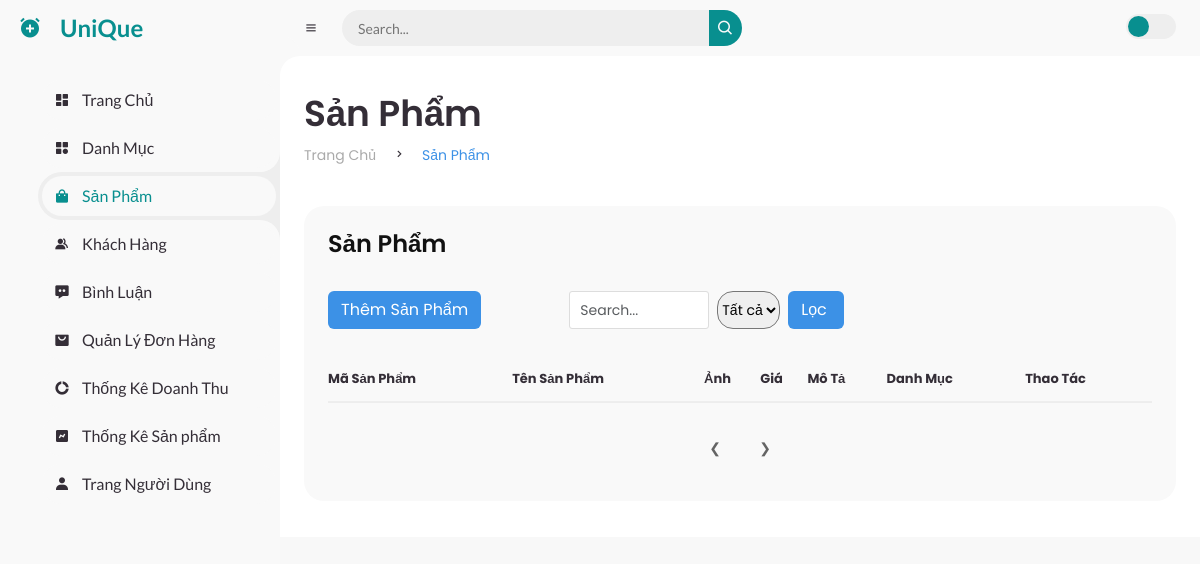
The page /admin/index.php?act=listsp on the database as committed earlier.
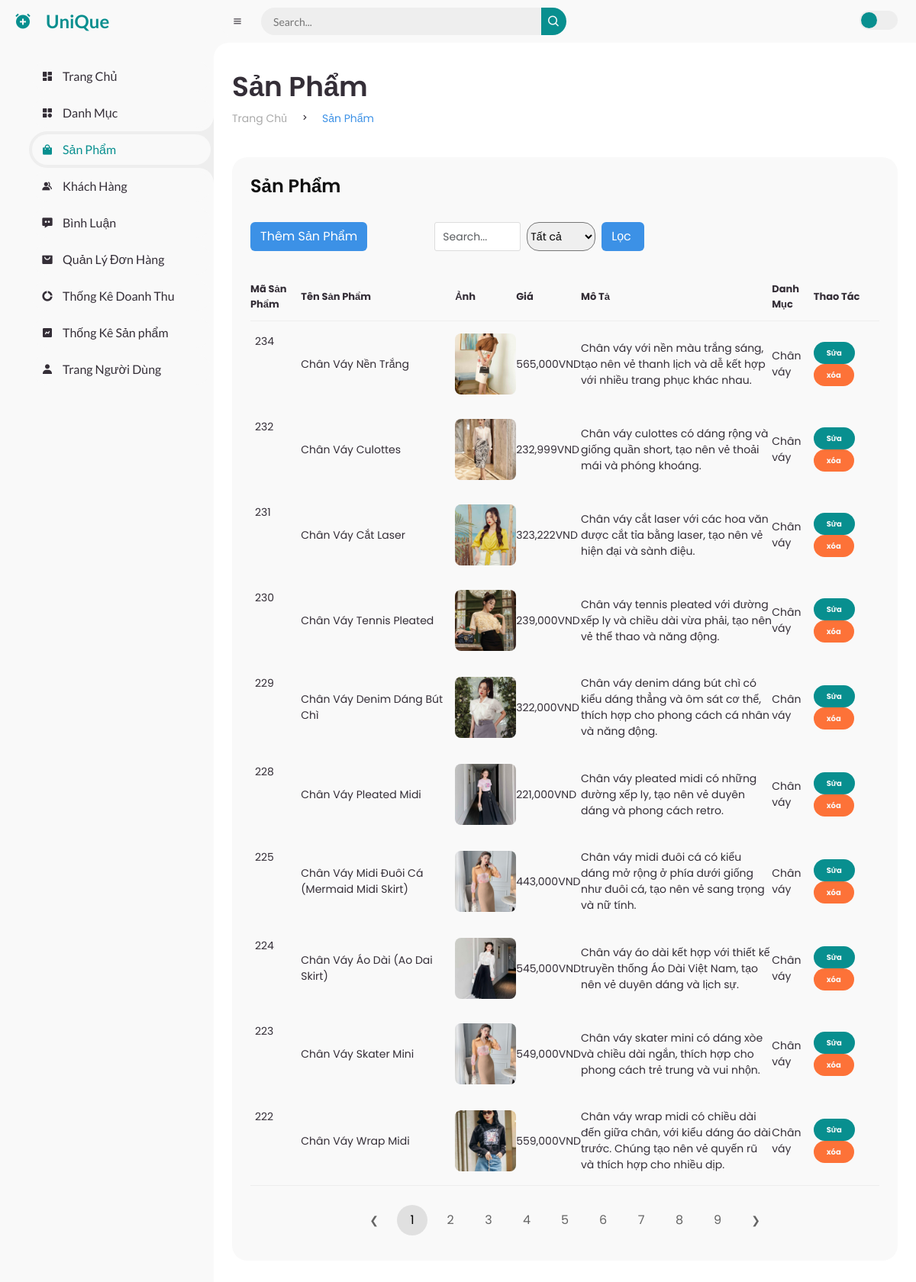
The same page on the database as committed later.
### tables this page shows
CREATE TABLE `product` (
  `product_id` int(11) NOT NULL,
  `product_name` varchar(100) NOT NULL,
  `image` text NOT NULL,
  `price` int(11) NOT NULL,
  `description` text NOT NULL,
  `category_id` int(11) NOT NULL,
  `is_hidden` tinyint(1) DEFAULT 0
);

CREATE TABLE `categories` (
  `category_id` int(11) NOT NULL,
  `category_name` varchar(100) NOT NULL,
  `status` int(11) NOT NULL
);

### Models/connect.php (called while the page is built, shortened)
<?php
function pdo_get_connection(){
    $servername = "localhost";
    $username = "root";
    $password = "";
    try {
    $conn = new PDO("mysql:host=$servername;dbname=duan1", $username, $password);
    $conn->setAttribute(PDO::ATTR_ERRMODE, PDO::ERRMODE_EXCEPTION);
    return $conn;
    } catch(PDOException $e) {
    echo "Kết nối thất bại: " . $e->getMessage();
    }
}
function pdo_query($sql, ...$sql_args) {
    try {
        $conn = Pdo_get_connection();
        $stmt = $conn->prepare($sql);
        $stmt->execute($sql_args);
        return $stmt->fetchAll();
    } catch (PDOException $e) {
        throw $e;
    } finally {
        unset($conn);
    }
}
?>

### Models/sanpham.php (called while the page is built, shortened)
<?php
function loadall_sanpham($search = "", $category_id = 0, $start, $limit = 0) {
    $sql = "SELECT product.*, categories.category_name
            FROM product
            LEFT JOIN categories ON product.category_id = categories.category_id
            WHERE 1 ";
    $sql .= " ORDER BY product.product_id DESC ";
    $sql .= " LIMIT $start, $limit";
    return pdo_query($sql);
}
?>

### admin/Sanpham/list.php (the view, shortened to what the changed rows need)
<main>
    <div class="head-title">
        <div class="left">
            <h1>Sản Phẩm</h1>
        </div>
    </div>
    <div class="table-data">
        <div class="order">
            <table>
                <thead class="tr-shadow">
                    <tr>
                        <th>Mã Sản Phẩm</th>
                        <th>Tên Sản Phẩm</th>
                        <th colspan="2"> Ảnh </th>
                        <th>Giá </th>
                        <th class="desc">Mô Tả </th>
                        <th>Danh Mục</th>
                        <th>Thao Tác</th>
                    </tr>
                </thead>
                <tbody>
                    <?php
                    foreach ($listsanpham as $sanpham) {
                        extract($sanpham);
                        $suasp = "index.php?act=editsp&id_sp=" . $product_id;
                        $xoasp = "index.php?act=deletesp&id_sp=" . $product_id;
                        echo '<tr class="tr-shadow">
                           <td>
                            ' . $product_id . '
                           </td>
                           <td >' . $product_name . '</td>
                           <td colspan="2"> <img src="../image/' .
                            explode(',', $image)[0]
                            . '" ></td>
                           <td>' . number_format($price, 0, '.', ',') . 'VND</td>
                           <td class="desc">' . $description . '</td>
                           <td>' . $category_name . '</td>
                           <td >
                               <a href="' . $suasp . '"><button class=" btn status completed">Sửa </button></a>
                           <a href=" ' . $xoasp . '" onclick="return confirm(\'Bạn có chắc muốn xóa?\')"><button class="btn status pending">xóa</button></a>
                           </td>
                       </tr>'
                        ;
                    }
                    ?>
                </tbody>
            </table>
            <div class="pagination__wrapper">
                <ul class="pagination">
                    <?php
                    $Pagepagination = ceil($countsp / $limit);
                    for ($i = 1; $i <= $Pagepagination; $i++):
                        ?>
                        <li>
                            <a href="index.php?act=listsp&page=<?= $i ?>" class="<?= $i == $page ? 'active' : '' ?>">
                                <?= $i ?>
                            </a>
                        </li>
                    <?php endfor; ?>
                </ul>
            </div>
        </div>
    </div>
</main>

Rows that differ between the two databases and show on the page:
added product: product_id "234", product_name "Chân Váy Nền Trắng", image (picture), price "565,000", description "Chân váy với nền màu trắng sáng, tạo nên vẻ thanh lịch và dễ kết hợp với nhiều trang phục khác nhau.", category.category_name "Chân váy"
added product: product_id "232", product_name "Chân Váy Culottes", image (picture), price "232,999", description "Chân váy culottes có dáng rộng và giống quần short, tạo nên vẻ thoải mái và phóng khoáng.", category.category_name "Chân váy"
added product: product_id "231", product_name "Chân Váy Cắt Laser", image (picture), price "323,222", description "Chân váy cắt laser với các hoa văn được cắt tỉa bằng laser, tạo nên vẻ hiện đại và sành điệu.", category.category_name "Chân váy"
added product: product_id "230", product_name "Chân Váy Tennis Pleated", image (picture), price "239,000", description "Chân váy tennis pleated với đường xếp ly và chiều dài vừa phải, tạo nên vẻ thể thao và năng động.", category.category_name "Chân váy"
added product: product_id "229", product_name "Chân Váy Denim Dáng Bút Chì", image (picture), price "322,000", description "Chân váy denim dáng bút chì có kiểu dáng thẳng và ôm sát cơ thể, thích hợp cho phong cách cá nhân và năng động.", category.category_name "Chân váy"
added product: product_id "228", product_name "Chân Váy Pleated Midi", image (picture), price "221,000", description "Chân váy pleated midi có những đường xếp ly, tạo nên vẻ duyên dáng và phong cách retro.", category.category_name "Chân váy"
added product: product_id "225", product_name "Chân Váy Midi Đuôi Cá (Mermaid Midi Skirt)", image (picture), price "443,000", description "Chân váy midi đuôi cá có kiểu dáng mở rộng ở phía dưới giống như đuôi cá, tạo nên vẻ sang trọng và nữ tính.", category.category_name "Chân váy"
added product: product_id "224", product_name "Chân Váy Áo Dài (Ao Dai Skirt)", image (picture), price "545,000", description "Chân váy áo dài kết hợp với thiết kế truyền thống Áo Dài Việt Nam, tạo nên vẻ duyên dáng và lịch sự.", category.category_name "Chân váy"
added product: product_id "223", product_name "Chân Váy Skater Mini", image (picture), price "549,000", description "Chân váy skater mini có dáng xòe và chiều dài ngắn, thích hợp cho phong cách trẻ trung và vui nhộn.", category.category_name "Chân váy"
added product: product_id "222", product_name "Chân Váy Wrap Midi", image (picture), price "559,000", description "Chân váy wrap midi có chiều dài đến giữa chân, với kiểu dáng áo dài trước. Chúng tạo nên vẻ quyến rũ và thích hợp cho nhiều dịp.", category.category_name "Chân váy"
Other text that changed with them:
new list line: "1"
new list line: "2"
new list line: "3"
new list line: "4"
new list line: "5"
new list line: "6"
new list line: "7"
new list line: "8"
new list line: "9"
